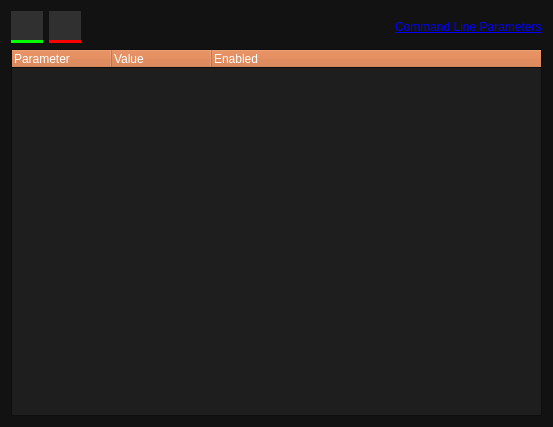
<?xml version="1.0" encoding="UTF-8"?>
<ui version="4.0">
 <class>AdditionalParametersDialog</class>
 <widget class="QDialog" name="AdditionalParametersDialog">
  <property name="geometry">
   <rect>
    <x>0</x>
    <y>0</y>
    <width>553</width>
    <height>427</height>
   </rect>
  </property>
  <property name="palette">
   <palette>
    <active>
     <colorrole role="WindowText">
      <brush brushstyle="SolidPattern">
       <color alpha="255">
        <red>255</red>
        <green>255</green>
        <blue>255</blue>
       </color>
      </brush>
     </colorrole>
     <colorrole role="Button">
      <brush brushstyle="SolidPattern">
       <color alpha="255">
        <red>207</red>
        <green>106</green>
        <blue>50</blue>
       </color>
      </brush>
     </colorrole>
     <colorrole role="Dark">
      <brush brushstyle="SolidPattern">
       <color alpha="255">
        <red>92</red>
        <green>92</green>
        <blue>92</blue>
       </color>
      </brush>
     </colorrole>
     <colorrole role="Mid">
      <brush brushstyle="SolidPattern">
       <color alpha="255">
        <red>127</red>
        <green>127</green>
        <blue>127</blue>
       </color>
      </brush>
     </colorrole>
     <colorrole role="Base">
      <brush brushstyle="SolidPattern">
       <color alpha="255">
        <red>30</red>
        <green>30</green>
        <blue>30</blue>
       </color>
      </brush>
     </colorrole>
     <colorrole role="Window">
      <brush brushstyle="SolidPattern">
       <color alpha="255">
        <red>18</red>
        <green>18</green>
        <blue>18</blue>
       </color>
      </brush>
     </colorrole>
     <colorrole role="Highlight">
      <brush brushstyle="SolidPattern">
       <color alpha="255">
        <red>207</red>
        <green>106</green>
        <blue>50</blue>
       </color>
      </brush>
     </colorrole>
     <colorrole role="LinkVisited">
      <brush brushstyle="SolidPattern">
       <color alpha="255">
        <red>255</red>
        <green>158</green>
        <blue>105</blue>
       </color>
      </brush>
     </colorrole>
     <colorrole role="AlternateBase">
      <brush brushstyle="SolidPattern">
       <color alpha="255">
        <red>45</red>
        <green>45</green>
        <blue>45</blue>
       </color>
      </brush>
     </colorrole>
     <colorrole role="ToolTipBase">
      <brush brushstyle="SolidPattern">
       <color alpha="255">
        <red>97</red>
        <green>97</green>
        <blue>97</blue>
       </color>
      </brush>
     </colorrole>
    </active>
    <inactive>
     <colorrole role="WindowText">
      <brush brushstyle="SolidPattern">
       <color alpha="255">
        <red>255</red>
        <green>255</green>
        <blue>255</blue>
       </color>
      </brush>
     </colorrole>
     <colorrole role="Button">
      <brush brushstyle="SolidPattern">
       <color alpha="255">
        <red>207</red>
        <green>106</green>
        <blue>50</blue>
       </color>
      </brush>
     </colorrole>
     <colorrole role="Dark">
      <brush brushstyle="SolidPattern">
       <color alpha="255">
        <red>92</red>
        <green>92</green>
        <blue>92</blue>
       </color>
      </brush>
     </colorrole>
     <colorrole role="Mid">
      <brush brushstyle="SolidPattern">
       <color alpha="255">
        <red>127</red>
        <green>127</green>
        <blue>127</blue>
       </color>
      </brush>
     </colorrole>
     <colorrole role="Base">
      <brush brushstyle="SolidPattern">
       <color alpha="255">
        <red>30</red>
        <green>30</green>
        <blue>30</blue>
       </color>
      </brush>
     </colorrole>
     <colorrole role="Window">
      <brush brushstyle="SolidPattern">
       <color alpha="255">
        <red>18</red>
        <green>18</green>
        <blue>18</blue>
       </color>
      </brush>
     </colorrole>
     <colorrole role="Highlight">
      <brush brushstyle="SolidPattern">
       <color alpha="255">
        <red>207</red>
        <green>106</green>
        <blue>50</blue>
       </color>
      </brush>
     </colorrole>
     <colorrole role="LinkVisited">
      <brush brushstyle="SolidPattern">
       <color alpha="255">
        <red>255</red>
        <green>158</green>
        <blue>105</blue>
       </color>
      </brush>
     </colorrole>
     <colorrole role="AlternateBase">
      <brush brushstyle="SolidPattern">
       <color alpha="255">
        <red>45</red>
        <green>45</green>
        <blue>45</blue>
       </color>
      </brush>
     </colorrole>
     <colorrole role="ToolTipBase">
      <brush brushstyle="SolidPattern">
       <color alpha="255">
        <red>97</red>
        <green>97</green>
        <blue>97</blue>
       </color>
      </brush>
     </colorrole>
    </inactive>
    <disabled>
     <colorrole role="WindowText">
      <brush brushstyle="SolidPattern">
       <color alpha="255">
        <red>92</red>
        <green>92</green>
        <blue>92</blue>
       </color>
      </brush>
     </colorrole>
     <colorrole role="Button">
      <brush brushstyle="SolidPattern">
       <color alpha="255">
        <red>207</red>
        <green>106</green>
        <blue>50</blue>
       </color>
      </brush>
     </colorrole>
     <colorrole role="Dark">
      <brush brushstyle="SolidPattern">
       <color alpha="255">
        <red>92</red>
        <green>92</green>
        <blue>92</blue>
       </color>
      </brush>
     </colorrole>
     <colorrole role="Mid">
      <brush brushstyle="SolidPattern">
       <color alpha="255">
        <red>127</red>
        <green>127</green>
        <blue>127</blue>
       </color>
      </brush>
     </colorrole>
     <colorrole role="Text">
      <brush brushstyle="SolidPattern">
       <color alpha="255">
        <red>92</red>
        <green>92</green>
        <blue>92</blue>
       </color>
      </brush>
     </colorrole>
     <colorrole role="ButtonText">
      <brush brushstyle="SolidPattern">
       <color alpha="255">
        <red>92</red>
        <green>92</green>
        <blue>92</blue>
       </color>
      </brush>
     </colorrole>
     <colorrole role="Base">
      <brush brushstyle="SolidPattern">
       <color alpha="255">
        <red>18</red>
        <green>18</green>
        <blue>18</blue>
       </color>
      </brush>
     </colorrole>
     <colorrole role="Window">
      <brush brushstyle="SolidPattern">
       <color alpha="255">
        <red>18</red>
        <green>18</green>
        <blue>18</blue>
       </color>
      </brush>
     </colorrole>
     <colorrole role="LinkVisited">
      <brush brushstyle="SolidPattern">
       <color alpha="255">
        <red>255</red>
        <green>158</green>
        <blue>105</blue>
       </color>
      </brush>
     </colorrole>
     <colorrole role="AlternateBase">
      <brush brushstyle="SolidPattern">
       <color alpha="255">
        <red>45</red>
        <green>45</green>
        <blue>45</blue>
       </color>
      </brush>
     </colorrole>
     <colorrole role="ToolTipBase">
      <brush brushstyle="SolidPattern">
       <color alpha="255">
        <red>97</red>
        <green>97</green>
        <blue>97</blue>
       </color>
      </brush>
     </colorrole>
    </disabled>
   </palette>
  </property>
  <property name="windowTitle">
   <string>Dialog</string>
  </property>
  <property name="windowIcon">
   <iconset resource="../resources.qrc">
    <normaloff>:/icons/resources/Images/tf2dsm_logo.png</normaloff>:/icons/resources/Images/tf2dsm_logo.png</iconset>
  </property>
  <layout class="QVBoxLayout" name="verticalLayout">
   <item>
    <layout class="QHBoxLayout" name="horizontalLayout">
     <item>
      <widget class="QPushButton" name="btnAddParameter">
       <property name="minimumSize">
        <size>
         <width>32</width>
         <height>32</height>
        </size>
       </property>
       <property name="maximumSize">
        <size>
         <width>32</width>
         <height>32</height>
        </size>
       </property>
       <property name="palette">
        <palette>
         <active>
          <colorrole role="WindowText">
           <brush brushstyle="SolidPattern">
            <color alpha="255">
             <red>255</red>
             <green>255</green>
             <blue>255</blue>
            </color>
           </brush>
          </colorrole>
          <colorrole role="Button">
           <brush brushstyle="SolidPattern">
            <color alpha="255">
             <red>207</red>
             <green>106</green>
             <blue>50</blue>
            </color>
           </brush>
          </colorrole>
          <colorrole role="Dark">
           <brush brushstyle="SolidPattern">
            <color alpha="255">
             <red>92</red>
             <green>92</green>
             <blue>92</blue>
            </color>
           </brush>
          </colorrole>
          <colorrole role="Mid">
           <brush brushstyle="SolidPattern">
            <color alpha="255">
             <red>127</red>
             <green>127</green>
             <blue>127</blue>
            </color>
           </brush>
          </colorrole>
          <colorrole role="Text">
           <brush brushstyle="SolidPattern">
            <color alpha="255">
             <red>255</red>
             <green>255</green>
             <blue>255</blue>
            </color>
           </brush>
          </colorrole>
          <colorrole role="ButtonText">
           <brush brushstyle="SolidPattern">
            <color alpha="255">
             <red>255</red>
             <green>255</green>
             <blue>255</blue>
            </color>
           </brush>
          </colorrole>
          <colorrole role="Base">
           <brush brushstyle="SolidPattern">
            <color alpha="255">
             <red>30</red>
             <green>30</green>
             <blue>30</blue>
            </color>
           </brush>
          </colorrole>
          <colorrole role="Window">
           <brush brushstyle="SolidPattern">
            <color alpha="255">
             <red>18</red>
             <green>18</green>
             <blue>18</blue>
            </color>
           </brush>
          </colorrole>
          <colorrole role="Highlight">
           <brush brushstyle="SolidPattern">
            <color alpha="255">
             <red>207</red>
             <green>106</green>
             <blue>50</blue>
            </color>
           </brush>
          </colorrole>
          <colorrole role="LinkVisited">
           <brush brushstyle="SolidPattern">
            <color alpha="255">
             <red>255</red>
             <green>158</green>
             <blue>105</blue>
            </color>
           </brush>
          </colorrole>
          <colorrole role="AlternateBase">
           <brush brushstyle="SolidPattern">
            <color alpha="255">
             <red>45</red>
             <green>45</green>
             <blue>45</blue>
            </color>
           </brush>
          </colorrole>
          <colorrole role="ToolTipBase">
           <brush brushstyle="SolidPattern">
            <color alpha="255">
             <red>97</red>
             <green>97</green>
             <blue>97</blue>
            </color>
           </brush>
          </colorrole>
         </active>
         <inactive>
          <colorrole role="WindowText">
           <brush brushstyle="SolidPattern">
            <color alpha="255">
             <red>255</red>
             <green>255</green>
             <blue>255</blue>
            </color>
           </brush>
          </colorrole>
          <colorrole role="Button">
           <brush brushstyle="SolidPattern">
            <color alpha="255">
             <red>207</red>
             <green>106</green>
             <blue>50</blue>
            </color>
           </brush>
          </colorrole>
          <colorrole role="Dark">
           <brush brushstyle="SolidPattern">
            <color alpha="255">
             <red>92</red>
             <green>92</green>
             <blue>92</blue>
            </color>
           </brush>
          </colorrole>
          <colorrole role="Mid">
           <brush brushstyle="SolidPattern">
            <color alpha="255">
             <red>127</red>
             <green>127</green>
             <blue>127</blue>
            </color>
           </brush>
          </colorrole>
          <colorrole role="Text">
           <brush brushstyle="SolidPattern">
            <color alpha="255">
             <red>255</red>
             <green>255</green>
             <blue>255</blue>
            </color>
           </brush>
          </colorrole>
          <colorrole role="ButtonText">
           <brush brushstyle="SolidPattern">
            <color alpha="255">
             <red>255</red>
             <green>255</green>
             <blue>255</blue>
            </color>
           </brush>
          </colorrole>
          <colorrole role="Base">
           <brush brushstyle="SolidPattern">
            <color alpha="255">
             <red>30</red>
             <green>30</green>
             <blue>30</blue>
            </color>
           </brush>
          </colorrole>
          <colorrole role="Window">
           <brush brushstyle="SolidPattern">
            <color alpha="255">
             <red>18</red>
             <green>18</green>
             <blue>18</blue>
            </color>
           </brush>
          </colorrole>
          <colorrole role="Highlight">
           <brush brushstyle="SolidPattern">
            <color alpha="255">
             <red>207</red>
             <green>106</green>
             <blue>50</blue>
            </color>
           </brush>
          </colorrole>
          <colorrole role="LinkVisited">
           <brush brushstyle="SolidPattern">
            <color alpha="255">
             <red>255</red>
             <green>158</green>
             <blue>105</blue>
            </color>
           </brush>
          </colorrole>
          <colorrole role="AlternateBase">
           <brush brushstyle="SolidPattern">
            <color alpha="255">
             <red>45</red>
             <green>45</green>
             <blue>45</blue>
            </color>
           </brush>
          </colorrole>
          <colorrole role="ToolTipBase">
           <brush brushstyle="SolidPattern">
            <color alpha="255">
             <red>97</red>
             <green>97</green>
             <blue>97</blue>
            </color>
           </brush>
          </colorrole>
         </inactive>
         <disabled>
          <colorrole role="WindowText">
           <brush brushstyle="SolidPattern">
            <color alpha="255">
             <red>92</red>
             <green>92</green>
             <blue>92</blue>
            </color>
           </brush>
          </colorrole>
          <colorrole role="Button">
           <brush brushstyle="SolidPattern">
            <color alpha="255">
             <red>207</red>
             <green>106</green>
             <blue>50</blue>
            </color>
           </brush>
          </colorrole>
          <colorrole role="Dark">
           <brush brushstyle="SolidPattern">
            <color alpha="255">
             <red>92</red>
             <green>92</green>
             <blue>92</blue>
            </color>
           </brush>
          </colorrole>
          <colorrole role="Mid">
           <brush brushstyle="SolidPattern">
            <color alpha="255">
             <red>127</red>
             <green>127</green>
             <blue>127</blue>
            </color>
           </brush>
          </colorrole>
          <colorrole role="Text">
           <brush brushstyle="SolidPattern">
            <color alpha="255">
             <red>92</red>
             <green>92</green>
             <blue>92</blue>
            </color>
           </brush>
          </colorrole>
          <colorrole role="ButtonText">
           <brush brushstyle="SolidPattern">
            <color alpha="255">
             <red>92</red>
             <green>92</green>
             <blue>92</blue>
            </color>
           </brush>
          </colorrole>
          <colorrole role="Base">
           <brush brushstyle="SolidPattern">
            <color alpha="255">
             <red>18</red>
             <green>18</green>
             <blue>18</blue>
            </color>
           </brush>
          </colorrole>
          <colorrole role="Window">
           <brush brushstyle="SolidPattern">
            <color alpha="255">
             <red>18</red>
             <green>18</green>
             <blue>18</blue>
            </color>
           </brush>
          </colorrole>
          <colorrole role="LinkVisited">
           <brush brushstyle="SolidPattern">
            <color alpha="255">
             <red>255</red>
             <green>158</green>
             <blue>105</blue>
            </color>
           </brush>
          </colorrole>
          <colorrole role="AlternateBase">
           <brush brushstyle="SolidPattern">
            <color alpha="255">
             <red>45</red>
             <green>45</green>
             <blue>45</blue>
            </color>
           </brush>
          </colorrole>
          <colorrole role="ToolTipBase">
           <brush brushstyle="SolidPattern">
            <color alpha="255">
             <red>97</red>
             <green>97</green>
             <blue>97</blue>
            </color>
           </brush>
          </colorrole>
         </disabled>
        </palette>
       </property>
       <property name="styleSheet">
        <string notr="true">QPushButton {
	border: none;
	border-bottom: 3px solid #00ff00;
	background-color: #303030;
}

QPushButton::hover {
	background-color: #00c200;
}
QPushButton::pressed {
	background-color: #00b300;
}</string>
       </property>
       <property name="text">
        <string/>
       </property>
       <property name="icon">
        <iconset theme="QIcon::ThemeIcon::ListAdd"/>
       </property>
       <property name="iconSize">
        <size>
         <width>16</width>
         <height>16</height>
        </size>
       </property>
      </widget>
     </item>
     <item>
      <widget class="QPushButton" name="btnRemoveParameter">
       <property name="minimumSize">
        <size>
         <width>32</width>
         <height>32</height>
        </size>
       </property>
       <property name="maximumSize">
        <size>
         <width>32</width>
         <height>32</height>
        </size>
       </property>
       <property name="palette">
        <palette>
         <active>
          <colorrole role="WindowText">
           <brush brushstyle="SolidPattern">
            <color alpha="255">
             <red>255</red>
             <green>255</green>
             <blue>255</blue>
            </color>
           </brush>
          </colorrole>
          <colorrole role="Button">
           <brush brushstyle="SolidPattern">
            <color alpha="255">
             <red>207</red>
             <green>106</green>
             <blue>50</blue>
            </color>
           </brush>
          </colorrole>
          <colorrole role="Dark">
           <brush brushstyle="SolidPattern">
            <color alpha="255">
             <red>92</red>
             <green>92</green>
             <blue>92</blue>
            </color>
           </brush>
          </colorrole>
          <colorrole role="Mid">
           <brush brushstyle="SolidPattern">
            <color alpha="255">
             <red>127</red>
             <green>127</green>
             <blue>127</blue>
            </color>
           </brush>
          </colorrole>
          <colorrole role="Text">
           <brush brushstyle="SolidPattern">
            <color alpha="255">
             <red>255</red>
             <green>255</green>
             <blue>255</blue>
            </color>
           </brush>
          </colorrole>
          <colorrole role="ButtonText">
           <brush brushstyle="SolidPattern">
            <color alpha="255">
             <red>255</red>
             <green>255</green>
             <blue>255</blue>
            </color>
           </brush>
          </colorrole>
          <colorrole role="Base">
           <brush brushstyle="SolidPattern">
            <color alpha="255">
             <red>30</red>
             <green>30</green>
             <blue>30</blue>
            </color>
           </brush>
          </colorrole>
          <colorrole role="Window">
           <brush brushstyle="SolidPattern">
            <color alpha="255">
             <red>18</red>
             <green>18</green>
             <blue>18</blue>
            </color>
           </brush>
          </colorrole>
          <colorrole role="Highlight">
           <brush brushstyle="SolidPattern">
            <color alpha="255">
             <red>207</red>
             <green>106</green>
             <blue>50</blue>
            </color>
           </brush>
          </colorrole>
          <colorrole role="LinkVisited">
           <brush brushstyle="SolidPattern">
            <color alpha="255">
             <red>255</red>
             <green>158</green>
             <blue>105</blue>
            </color>
           </brush>
          </colorrole>
          <colorrole role="AlternateBase">
           <brush brushstyle="SolidPattern">
            <color alpha="255">
             <red>45</red>
             <green>45</green>
             <blue>45</blue>
            </color>
           </brush>
          </colorrole>
          <colorrole role="ToolTipBase">
           <brush brushstyle="SolidPattern">
            <color alpha="255">
             <red>97</red>
             <green>97</green>
             <blue>97</blue>
            </color>
           </brush>
          </colorrole>
         </active>
         <inactive>
          <colorrole role="WindowText">
           <brush brushstyle="SolidPattern">
            <color alpha="255">
             <red>255</red>
             <green>255</green>
             <blue>255</blue>
            </color>
           </brush>
          </colorrole>
          <colorrole role="Button">
           <brush brushstyle="SolidPattern">
            <color alpha="255">
             <red>207</red>
             <green>106</green>
             <blue>50</blue>
            </color>
           </brush>
          </colorrole>
          <colorrole role="Dark">
           <brush brushstyle="SolidPattern">
            <color alpha="255">
             <red>92</red>
             <green>92</green>
             <blue>92</blue>
            </color>
           </brush>
          </colorrole>
          <colorrole role="Mid">
           <brush brushstyle="SolidPattern">
            <color alpha="255">
             <red>127</red>
             <green>127</green>
             <blue>127</blue>
            </color>
           </brush>
          </colorrole>
          <colorrole role="Text">
           <brush brushstyle="SolidPattern">
            <color alpha="255">
             <red>255</red>
             <green>255</green>
             <blue>255</blue>
            </color>
           </brush>
          </colorrole>
          <colorrole role="ButtonText">
           <brush brushstyle="SolidPattern">
            <color alpha="255">
             <red>255</red>
             <green>255</green>
             <blue>255</blue>
            </color>
           </brush>
          </colorrole>
          <colorrole role="Base">
           <brush brushstyle="SolidPattern">
            <color alpha="255">
             <red>30</red>
             <green>30</green>
             <blue>30</blue>
            </color>
           </brush>
          </colorrole>
          <colorrole role="Window">
           <brush brushstyle="SolidPattern">
            <color alpha="255">
             <red>18</red>
             <green>18</green>
             <blue>18</blue>
            </color>
           </brush>
          </colorrole>
          <colorrole role="Highlight">
           <brush brushstyle="SolidPattern">
            <color alpha="255">
             <red>207</red>
             <green>106</green>
             <blue>50</blue>
            </color>
           </brush>
          </colorrole>
          <colorrole role="LinkVisited">
           <brush brushstyle="SolidPattern">
            <color alpha="255">
             <red>255</red>
             <green>158</green>
             <blue>105</blue>
            </color>
           </brush>
          </colorrole>
          <colorrole role="AlternateBase">
           <brush brushstyle="SolidPattern">
            <color alpha="255">
             <red>45</red>
             <green>45</green>
             <blue>45</blue>
            </color>
           </brush>
          </colorrole>
          <colorrole role="ToolTipBase">
           <brush brushstyle="SolidPattern">
            <color alpha="255">
             <red>97</red>
             <green>97</green>
             <blue>97</blue>
            </color>
           </brush>
          </colorrole>
         </inactive>
         <disabled>
          <colorrole role="WindowText">
           <brush brushstyle="SolidPattern">
            <color alpha="255">
             <red>92</red>
             <green>92</green>
             <blue>92</blue>
            </color>
           </brush>
          </colorrole>
          <colorrole role="Button">
           <brush brushstyle="SolidPattern">
            <color alpha="255">
             <red>207</red>
             <green>106</green>
             <blue>50</blue>
            </color>
           </brush>
          </colorrole>
          <colorrole role="Dark">
           <brush brushstyle="SolidPattern">
            <color alpha="255">
             <red>92</red>
             <green>92</green>
             <blue>92</blue>
            </color>
           </brush>
          </colorrole>
          <colorrole role="Mid">
           <brush brushstyle="SolidPattern">
            <color alpha="255">
             <red>127</red>
             <green>127</green>
             <blue>127</blue>
            </color>
           </brush>
          </colorrole>
          <colorrole role="Text">
           <brush brushstyle="SolidPattern">
            <color alpha="255">
             <red>92</red>
             <green>92</green>
             <blue>92</blue>
            </color>
           </brush>
          </colorrole>
          <colorrole role="ButtonText">
           <brush brushstyle="SolidPattern">
            <color alpha="255">
             <red>92</red>
             <green>92</green>
             <blue>92</blue>
            </color>
           </brush>
          </colorrole>
          <colorrole role="Base">
           <brush brushstyle="SolidPattern">
            <color alpha="255">
             <red>18</red>
             <green>18</green>
             <blue>18</blue>
            </color>
           </brush>
          </colorrole>
          <colorrole role="Window">
           <brush brushstyle="SolidPattern">
            <color alpha="255">
             <red>18</red>
             <green>18</green>
             <blue>18</blue>
            </color>
           </brush>
          </colorrole>
          <colorrole role="LinkVisited">
           <brush brushstyle="SolidPattern">
            <color alpha="255">
             <red>255</red>
             <green>158</green>
             <blue>105</blue>
            </color>
           </brush>
          </colorrole>
          <colorrole role="AlternateBase">
           <brush brushstyle="SolidPattern">
            <color alpha="255">
             <red>45</red>
             <green>45</green>
             <blue>45</blue>
            </color>
           </brush>
          </colorrole>
          <colorrole role="ToolTipBase">
           <brush brushstyle="SolidPattern">
            <color alpha="255">
             <red>97</red>
             <green>97</green>
             <blue>97</blue>
            </color>
           </brush>
          </colorrole>
         </disabled>
        </palette>
       </property>
       <property name="styleSheet">
        <string notr="true">QPushButton {
	border: none;
	border-bottom: 3px solid #ff0000;
	background-color: #303030;
}

QPushButton::hover {
	background-color: #c20000;
}
QPushButton::pressed {
	background-color: #b30000;
}</string>
       </property>
       <property name="text">
        <string/>
       </property>
       <property name="icon">
        <iconset theme="QIcon::ThemeIcon::ListRemove"/>
       </property>
       <property name="iconSize">
        <size>
         <width>16</width>
         <height>16</height>
        </size>
       </property>
      </widget>
     </item>
     <item>
      <spacer name="horizontalSpacer">
       <property name="orientation">
        <enum>Qt::Orientation::Horizontal</enum>
       </property>
       <property name="sizeHint" stdset="0">
        <size>
         <width>40</width>
         <height>20</height>
        </size>
       </property>
      </spacer>
     </item>
     <item>
      <widget class="QLabel" name="label">
       <property name="palette">
        <palette>
         <active>
          <colorrole role="WindowText">
           <brush brushstyle="SolidPattern">
            <color alpha="255">
             <red>255</red>
             <green>255</green>
             <blue>255</blue>
            </color>
           </brush>
          </colorrole>
          <colorrole role="Button">
           <brush brushstyle="SolidPattern">
            <color alpha="255">
             <red>207</red>
             <green>106</green>
             <blue>50</blue>
            </color>
           </brush>
          </colorrole>
          <colorrole role="Dark">
           <brush brushstyle="SolidPattern">
            <color alpha="255">
             <red>92</red>
             <green>92</green>
             <blue>92</blue>
            </color>
           </brush>
          </colorrole>
          <colorrole role="Mid">
           <brush brushstyle="SolidPattern">
            <color alpha="255">
             <red>127</red>
             <green>127</green>
             <blue>127</blue>
            </color>
           </brush>
          </colorrole>
          <colorrole role="Base">
           <brush brushstyle="SolidPattern">
            <color alpha="255">
             <red>30</red>
             <green>30</green>
             <blue>30</blue>
            </color>
           </brush>
          </colorrole>
          <colorrole role="Window">
           <brush brushstyle="SolidPattern">
            <color alpha="255">
             <red>18</red>
             <green>18</green>
             <blue>18</blue>
            </color>
           </brush>
          </colorrole>
          <colorrole role="Highlight">
           <brush brushstyle="SolidPattern">
            <color alpha="255">
             <red>207</red>
             <green>106</green>
             <blue>50</blue>
            </color>
           </brush>
          </colorrole>
          <colorrole role="Link">
           <brush brushstyle="SolidPattern">
            <color alpha="255">
             <red>207</red>
             <green>106</green>
             <blue>50</blue>
            </color>
           </brush>
          </colorrole>
          <colorrole role="LinkVisited">
           <brush brushstyle="SolidPattern">
            <color alpha="255">
             <red>255</red>
             <green>158</green>
             <blue>105</blue>
            </color>
           </brush>
          </colorrole>
          <colorrole role="AlternateBase">
           <brush brushstyle="SolidPattern">
            <color alpha="255">
             <red>45</red>
             <green>45</green>
             <blue>45</blue>
            </color>
           </brush>
          </colorrole>
          <colorrole role="ToolTipBase">
           <brush brushstyle="SolidPattern">
            <color alpha="255">
             <red>97</red>
             <green>97</green>
             <blue>97</blue>
            </color>
           </brush>
          </colorrole>
         </active>
         <inactive>
          <colorrole role="WindowText">
           <brush brushstyle="SolidPattern">
            <color alpha="255">
             <red>255</red>
             <green>255</green>
             <blue>255</blue>
            </color>
           </brush>
          </colorrole>
          <colorrole role="Button">
           <brush brushstyle="SolidPattern">
            <color alpha="255">
             <red>207</red>
             <green>106</green>
             <blue>50</blue>
            </color>
           </brush>
          </colorrole>
          <colorrole role="Dark">
           <brush brushstyle="SolidPattern">
            <color alpha="255">
             <red>92</red>
             <green>92</green>
             <blue>92</blue>
            </color>
           </brush>
          </colorrole>
          <colorrole role="Mid">
           <brush brushstyle="SolidPattern">
            <color alpha="255">
             <red>127</red>
             <green>127</green>
             <blue>127</blue>
            </color>
           </brush>
          </colorrole>
          <colorrole role="Base">
           <brush brushstyle="SolidPattern">
            <color alpha="255">
             <red>30</red>
             <green>30</green>
             <blue>30</blue>
            </color>
           </brush>
          </colorrole>
          <colorrole role="Window">
           <brush brushstyle="SolidPattern">
            <color alpha="255">
             <red>18</red>
             <green>18</green>
             <blue>18</blue>
            </color>
           </brush>
          </colorrole>
          <colorrole role="Highlight">
           <brush brushstyle="SolidPattern">
            <color alpha="255">
             <red>207</red>
             <green>106</green>
             <blue>50</blue>
            </color>
           </brush>
          </colorrole>
          <colorrole role="Link">
           <brush brushstyle="SolidPattern">
            <color alpha="255">
             <red>207</red>
             <green>106</green>
             <blue>50</blue>
            </color>
           </brush>
          </colorrole>
          <colorrole role="LinkVisited">
           <brush brushstyle="SolidPattern">
            <color alpha="255">
             <red>255</red>
             <green>158</green>
             <blue>105</blue>
            </color>
           </brush>
          </colorrole>
          <colorrole role="AlternateBase">
           <brush brushstyle="SolidPattern">
            <color alpha="255">
             <red>45</red>
             <green>45</green>
             <blue>45</blue>
            </color>
           </brush>
          </colorrole>
          <colorrole role="ToolTipBase">
           <brush brushstyle="SolidPattern">
            <color alpha="255">
             <red>97</red>
             <green>97</green>
             <blue>97</blue>
            </color>
           </brush>
          </colorrole>
         </inactive>
         <disabled>
          <colorrole role="WindowText">
           <brush brushstyle="SolidPattern">
            <color alpha="255">
             <red>92</red>
             <green>92</green>
             <blue>92</blue>
            </color>
           </brush>
          </colorrole>
          <colorrole role="Button">
           <brush brushstyle="SolidPattern">
            <color alpha="255">
             <red>207</red>
             <green>106</green>
             <blue>50</blue>
            </color>
           </brush>
          </colorrole>
          <colorrole role="Dark">
           <brush brushstyle="SolidPattern">
            <color alpha="255">
             <red>92</red>
             <green>92</green>
             <blue>92</blue>
            </color>
           </brush>
          </colorrole>
          <colorrole role="Mid">
           <brush brushstyle="SolidPattern">
            <color alpha="255">
             <red>127</red>
             <green>127</green>
             <blue>127</blue>
            </color>
           </brush>
          </colorrole>
          <colorrole role="Text">
           <brush brushstyle="SolidPattern">
            <color alpha="255">
             <red>92</red>
             <green>92</green>
             <blue>92</blue>
            </color>
           </brush>
          </colorrole>
          <colorrole role="ButtonText">
           <brush brushstyle="SolidPattern">
            <color alpha="255">
             <red>92</red>
             <green>92</green>
             <blue>92</blue>
            </color>
           </brush>
          </colorrole>
          <colorrole role="Base">
           <brush brushstyle="SolidPattern">
            <color alpha="255">
             <red>18</red>
             <green>18</green>
             <blue>18</blue>
            </color>
           </brush>
          </colorrole>
          <colorrole role="Window">
           <brush brushstyle="SolidPattern">
            <color alpha="255">
             <red>18</red>
             <green>18</green>
             <blue>18</blue>
            </color>
           </brush>
          </colorrole>
          <colorrole role="Link">
           <brush brushstyle="SolidPattern">
            <color alpha="255">
             <red>207</red>
             <green>106</green>
             <blue>50</blue>
            </color>
           </brush>
          </colorrole>
          <colorrole role="LinkVisited">
           <brush brushstyle="SolidPattern">
            <color alpha="255">
             <red>255</red>
             <green>158</green>
             <blue>105</blue>
            </color>
           </brush>
          </colorrole>
          <colorrole role="AlternateBase">
           <brush brushstyle="SolidPattern">
            <color alpha="255">
             <red>45</red>
             <green>45</green>
             <blue>45</blue>
            </color>
           </brush>
          </colorrole>
          <colorrole role="ToolTipBase">
           <brush brushstyle="SolidPattern">
            <color alpha="255">
             <red>97</red>
             <green>97</green>
             <blue>97</blue>
            </color>
           </brush>
          </colorrole>
         </disabled>
        </palette>
       </property>
       <property name="styleSheet">
        <string notr="true"/>
       </property>
       <property name="text">
        <string>&lt;a href=&quot;https://developer.valvesoftware.com/wiki/Command_line_options#Source_Dedicated_Server&quot;&gt;Command Line Parameters&lt;/a&gt;</string>
       </property>
       <property name="textFormat">
        <enum>Qt::TextFormat::RichText</enum>
       </property>
       <property name="openExternalLinks">
        <bool>true</bool>
       </property>
       <property name="textInteractionFlags">
        <set>Qt::TextInteractionFlag::TextBrowserInteraction</set>
       </property>
      </widget>
     </item>
    </layout>
   </item>
   <item>
    <widget class="QTreeWidget" name="treeParameters">
     <property name="palette">
      <palette>
       <active>
        <colorrole role="WindowText">
         <brush brushstyle="SolidPattern">
          <color alpha="255">
           <red>255</red>
           <green>255</green>
           <blue>255</blue>
          </color>
         </brush>
        </colorrole>
        <colorrole role="Button">
         <brush brushstyle="SolidPattern">
          <color alpha="255">
           <red>207</red>
           <green>106</green>
           <blue>50</blue>
          </color>
         </brush>
        </colorrole>
        <colorrole role="Dark">
         <brush brushstyle="SolidPattern">
          <color alpha="255">
           <red>92</red>
           <green>92</green>
           <blue>92</blue>
          </color>
         </brush>
        </colorrole>
        <colorrole role="Mid">
         <brush brushstyle="SolidPattern">
          <color alpha="255">
           <red>127</red>
           <green>127</green>
           <blue>127</blue>
          </color>
         </brush>
        </colorrole>
        <colorrole role="Text">
         <brush brushstyle="SolidPattern">
          <color alpha="255">
           <red>255</red>
           <green>255</green>
           <blue>255</blue>
          </color>
         </brush>
        </colorrole>
        <colorrole role="ButtonText">
         <brush brushstyle="SolidPattern">
          <color alpha="255">
           <red>255</red>
           <green>255</green>
           <blue>255</blue>
          </color>
         </brush>
        </colorrole>
        <colorrole role="Base">
         <brush brushstyle="SolidPattern">
          <color alpha="255">
           <red>30</red>
           <green>30</green>
           <blue>30</blue>
          </color>
         </brush>
        </colorrole>
        <colorrole role="Window">
         <brush brushstyle="SolidPattern">
          <color alpha="255">
           <red>18</red>
           <green>18</green>
           <blue>18</blue>
          </color>
         </brush>
        </colorrole>
        <colorrole role="Highlight">
         <brush brushstyle="SolidPattern">
          <color alpha="255">
           <red>207</red>
           <green>106</green>
           <blue>50</blue>
          </color>
         </brush>
        </colorrole>
        <colorrole role="LinkVisited">
         <brush brushstyle="SolidPattern">
          <color alpha="255">
           <red>255</red>
           <green>158</green>
           <blue>105</blue>
          </color>
         </brush>
        </colorrole>
        <colorrole role="AlternateBase">
         <brush brushstyle="SolidPattern">
          <color alpha="255">
           <red>45</red>
           <green>45</green>
           <blue>45</blue>
          </color>
         </brush>
        </colorrole>
        <colorrole role="ToolTipBase">
         <brush brushstyle="SolidPattern">
          <color alpha="255">
           <red>97</red>
           <green>97</green>
           <blue>97</blue>
          </color>
         </brush>
        </colorrole>
       </active>
       <inactive>
        <colorrole role="WindowText">
         <brush brushstyle="SolidPattern">
          <color alpha="255">
           <red>255</red>
           <green>255</green>
           <blue>255</blue>
          </color>
         </brush>
        </colorrole>
        <colorrole role="Button">
         <brush brushstyle="SolidPattern">
          <color alpha="255">
           <red>207</red>
           <green>106</green>
           <blue>50</blue>
          </color>
         </brush>
        </colorrole>
        <colorrole role="Dark">
         <brush brushstyle="SolidPattern">
          <color alpha="255">
           <red>92</red>
           <green>92</green>
           <blue>92</blue>
          </color>
         </brush>
        </colorrole>
        <colorrole role="Mid">
         <brush brushstyle="SolidPattern">
          <color alpha="255">
           <red>127</red>
           <green>127</green>
           <blue>127</blue>
          </color>
         </brush>
        </colorrole>
        <colorrole role="Text">
         <brush brushstyle="SolidPattern">
          <color alpha="255">
           <red>255</red>
           <green>255</green>
           <blue>255</blue>
          </color>
         </brush>
        </colorrole>
        <colorrole role="ButtonText">
         <brush brushstyle="SolidPattern">
          <color alpha="255">
           <red>255</red>
           <green>255</green>
           <blue>255</blue>
          </color>
         </brush>
        </colorrole>
        <colorrole role="Base">
         <brush brushstyle="SolidPattern">
          <color alpha="255">
           <red>30</red>
           <green>30</green>
           <blue>30</blue>
          </color>
         </brush>
        </colorrole>
        <colorrole role="Window">
         <brush brushstyle="SolidPattern">
          <color alpha="255">
           <red>18</red>
           <green>18</green>
           <blue>18</blue>
          </color>
         </brush>
        </colorrole>
        <colorrole role="Highlight">
         <brush brushstyle="SolidPattern">
          <color alpha="255">
           <red>207</red>
           <green>106</green>
           <blue>50</blue>
          </color>
         </brush>
        </colorrole>
        <colorrole role="LinkVisited">
         <brush brushstyle="SolidPattern">
          <color alpha="255">
           <red>255</red>
           <green>158</green>
           <blue>105</blue>
          </color>
         </brush>
        </colorrole>
        <colorrole role="AlternateBase">
         <brush brushstyle="SolidPattern">
          <color alpha="255">
           <red>45</red>
           <green>45</green>
           <blue>45</blue>
          </color>
         </brush>
        </colorrole>
        <colorrole role="ToolTipBase">
         <brush brushstyle="SolidPattern">
          <color alpha="255">
           <red>97</red>
           <green>97</green>
           <blue>97</blue>
          </color>
         </brush>
        </colorrole>
       </inactive>
       <disabled>
        <colorrole role="WindowText">
         <brush brushstyle="SolidPattern">
          <color alpha="255">
           <red>92</red>
           <green>92</green>
           <blue>92</blue>
          </color>
         </brush>
        </colorrole>
        <colorrole role="Button">
         <brush brushstyle="SolidPattern">
          <color alpha="255">
           <red>207</red>
           <green>106</green>
           <blue>50</blue>
          </color>
         </brush>
        </colorrole>
        <colorrole role="Dark">
         <brush brushstyle="SolidPattern">
          <color alpha="255">
           <red>92</red>
           <green>92</green>
           <blue>92</blue>
          </color>
         </brush>
        </colorrole>
        <colorrole role="Mid">
         <brush brushstyle="SolidPattern">
          <color alpha="255">
           <red>127</red>
           <green>127</green>
           <blue>127</blue>
          </color>
         </brush>
        </colorrole>
        <colorrole role="Text">
         <brush brushstyle="SolidPattern">
          <color alpha="255">
           <red>92</red>
           <green>92</green>
           <blue>92</blue>
          </color>
         </brush>
        </colorrole>
        <colorrole role="ButtonText">
         <brush brushstyle="SolidPattern">
          <color alpha="255">
           <red>92</red>
           <green>92</green>
           <blue>92</blue>
          </color>
         </brush>
        </colorrole>
        <colorrole role="Base">
         <brush brushstyle="SolidPattern">
          <color alpha="255">
           <red>18</red>
           <green>18</green>
           <blue>18</blue>
          </color>
         </brush>
        </colorrole>
        <colorrole role="Window">
         <brush brushstyle="SolidPattern">
          <color alpha="255">
           <red>18</red>
           <green>18</green>
           <blue>18</blue>
          </color>
         </brush>
        </colorrole>
        <colorrole role="LinkVisited">
         <brush brushstyle="SolidPattern">
          <color alpha="255">
           <red>255</red>
           <green>158</green>
           <blue>105</blue>
          </color>
         </brush>
        </colorrole>
        <colorrole role="AlternateBase">
         <brush brushstyle="SolidPattern">
          <color alpha="255">
           <red>45</red>
           <green>45</green>
           <blue>45</blue>
          </color>
         </brush>
        </colorrole>
        <colorrole role="ToolTipBase">
         <brush brushstyle="SolidPattern">
          <color alpha="255">
           <red>97</red>
           <green>97</green>
           <blue>97</blue>
          </color>
         </brush>
        </colorrole>
       </disabled>
      </palette>
     </property>
     <property name="showDropIndicator" stdset="0">
      <bool>false</bool>
     </property>
     <property name="indentation">
      <number>0</number>
     </property>
     <property name="rootIsDecorated">
      <bool>false</bool>
     </property>
     <property name="itemsExpandable">
      <bool>false</bool>
     </property>
     <property name="expandsOnDoubleClick">
      <bool>false</bool>
     </property>
     <column>
      <property name="text">
       <string>Parameter</string>
      </property>
     </column>
     <column>
      <property name="text">
       <string>Value</string>
      </property>
     </column>
     <column>
      <property name="text">
       <string>Enabled</string>
      </property>
     </column>
    </widget>
   </item>
  </layout>
 </widget>
 <resources>
  <include location="../resources.qrc"/>
 </resources>
 <connections/>
</ui>
